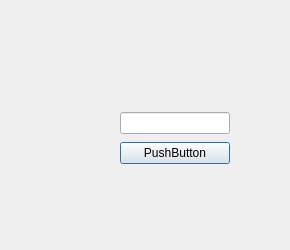
<?xml version="1.0" encoding="UTF-8"?>
<ui version="4.0">
 <class>Dialog</class>
 <widget class="QDialog" name="Dialog">
  <property name="geometry">
   <rect>
    <x>0</x>
    <y>0</y>
    <width>290</width>
    <height>250</height>
   </rect>
  </property>
  <property name="windowTitle">
   <string>Dialog</string>
  </property>
  <widget class="QWidget" name="layoutWidget">
   <property name="geometry">
    <rect>
     <x>120</x>
     <y>110</y>
     <width>110</width>
     <height>58</height>
    </rect>
   </property>
   <layout class="QVBoxLayout" name="verticalLayout">
    <item>
     <widget class="QLineEdit" name="lineEdit"/>
    </item>
    <item>
     <widget class="QPushButton" name="pushButton">
      <property name="text">
       <string>PushButton</string>
      </property>
     </widget>
    </item>
   </layout>
  </widget>
 </widget>
 <resources/>
 <connections/>
</ui>
